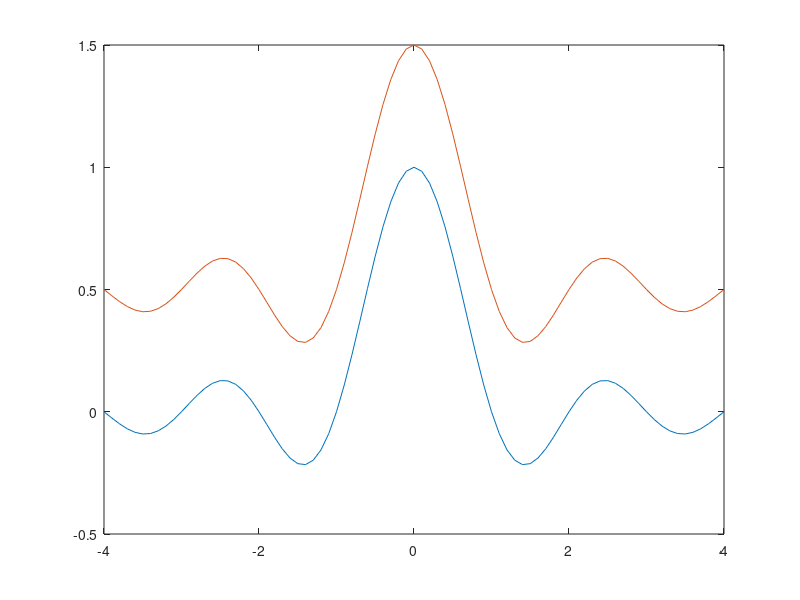

The MATLAB script that drew this image:
%% sinc function
% common function used in fourier optics
% returns a 1-D sinc function

function [out] = sinc_test(x)

if nargin == 0
    plotflag = 1;
    x = -4:0.1:4;
else
    plotflag = 0;
end

mask = x ~= 0;
out = mask.*sin(pi.*x)./(pi.*x);
out(~mask) = 1;

%% alternate method
% out = ones(size(x));
% out(mask) = sin(pi.*x(mask))./(pi.*x(mask));

if plotflag == 1
    figure()
    plot(x,out,x,sinc(x)+0.5);
end

end